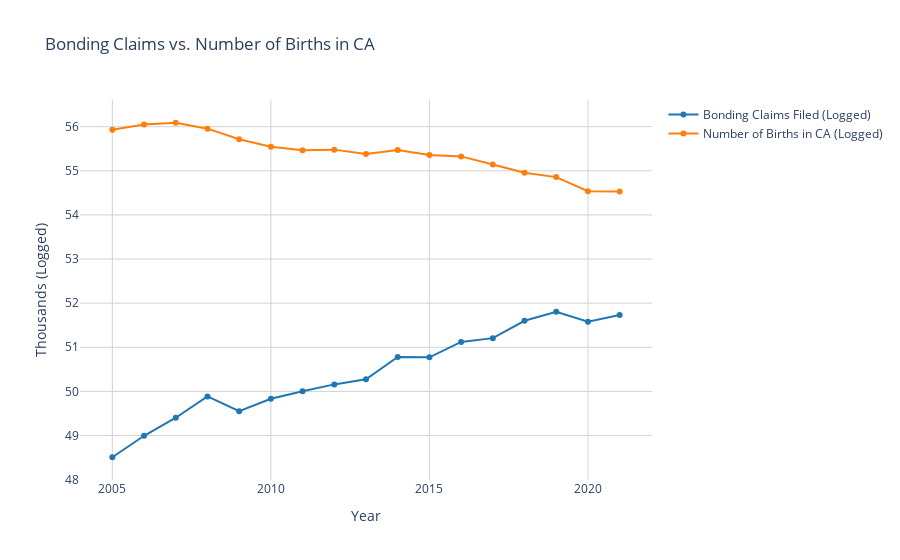

The notebook cell this image was saved under:
### Code cell
# print('This shows us that while the birth rate in CA is declining, the number of bonding claims are increasing.')
# print('There should be close to a 2:1 ratio of claims to births thus indicating a lower takeup of the benefit overall from the eligibile population.')

colorblind_palette = ['#1f77b4', '#ff7f0e']

trace1 = go.Scatter(x=grouped_bond_log_avg['year'], y=grouped_bond_log_avg['log_bond_claims_tot'], 
                    name = "Bonding Claims Filed (Logged)",
                   line=dict(color=colorblind_palette[0]))
trace2 = go.Scatter(x=grouped_births_log['year'], y=grouped_births_log['log_num_births'], 
                    name = "Number of Births in CA (Logged)",
                   line=dict(color=colorblind_palette[1]))

fig = go.Figure()
fig.add_trace(trace1)
fig.add_trace(trace2)

layout = go.Layout(
    title='Bonding Claims vs. Number of Births in CA',
    plot_bgcolor='white',  # Set the background color to white
    xaxis=dict(title='Year', showgrid=True, gridcolor='lightgray'),
    yaxis=dict(title='Thousands (Logged)', showgrid=True, gridcolor='lightgray')
)

fig = go.Figure(data=[trace1, trace2], layout=layout)


fig.show()

### Figure 1 — Plotly figure (JSON) as saved in the notebook; plotly's stock layout.template omitted (floating-point values rounded to 4 significant figures)
{"data": [{"line": {"color": "#1f77b4"}, "name": "Bonding Claims Filed (Logged)", "type": "scatter", "x": [2005, 2006, 2007, 2008, 2009, 2010, 2011, 2012, 2013, 2014, 2015, 2016, 2017, 2018, 2019, 2020, 2021], "y": [48.51, 48.99, 49.4, 49.89, 49.55, 49.83, 50.0, 50.16, 50.27, 50.78, 50.77, 51.12, 51.21, 51.6, 51.81, 51.58, 51.73]}, {"line": {"color": "#ff7f0e"}, "name": "Number of Births in CA (Logged)", "type": "scatter", "x": [2005, 2006, 2007, 2008, 2009, 2010, 2011, 2012, 2013, 2014, 2015, 2016, 2017, 2018, 2019, 2020, 2021], "y": [55.93, 56.05, 56.09, 55.95, 55.72, 55.55, 55.46, 55.48, 55.38, 55.47, 55.36, 55.33, 55.14, 54.95, 54.86, 54.54, 54.53]}], "layout": {"autosize": true, "plot_bgcolor": "white", "title": {"text": "Bonding Claims vs. Number of Births in CA"}, "xaxis": {"autorange": true, "gridcolor": "lightgray", "range": [2004.0, 2022.0], "showgrid": true, "title": {"text": "Year"}, "type": "linear"}, "yaxis": {"autorange": true, "gridcolor": "lightgray", "range": [47.88, 56.71], "showgrid": true, "title": {"text": "Thousands (Logged)"}, "type": "linear"}}}
